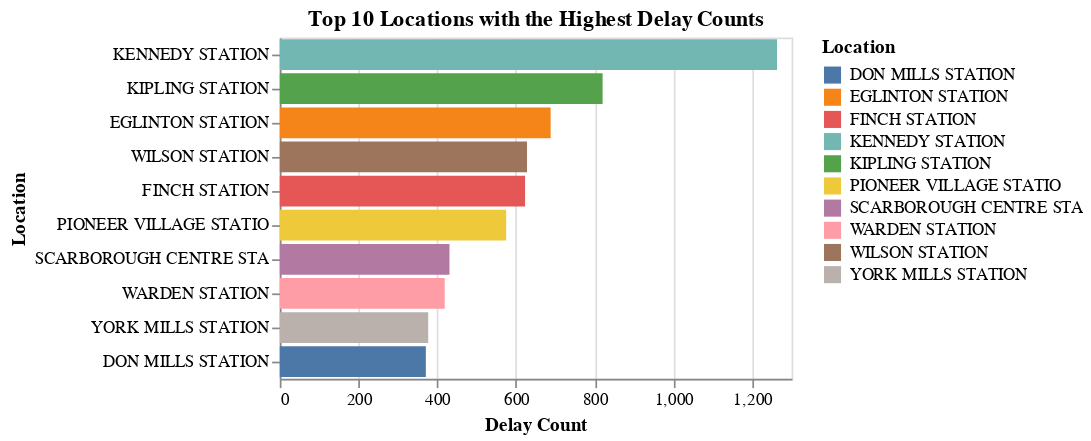

Notebook source saved alongside this figure:
### Code cell
# Create a bar chart of the top 10 locations with the highest delay counts
chart = alt.Chart(top_10_locations).mark_bar().encode(
    x=alt.X('Delay Count:Q', title='Delay Count'),
    y=alt.Y('Location:N', title='Location', sort='-x'),  # Sort by delay count (descending)
    color='Location:N'
).properties(
    title='Top 10 Locations with the Highest Delay Counts'
)

chart.show()

### Figure 1 — Vega specification as saved in the notebook (floating-point values rounded to 4 significant figures)
{"$schema": "https://vega.github.io/schema/vega/v5.json", "data": [{"name": "source_0"}, {"name": "data_0", "values": [{"Delay Count_end": 1263.0, "Delay Count_start": 0.0, "Location": "KENNEDY STATION"}, {"Delay Count_end": 820.0, "Delay Count_start": 0.0, "Location": "KIPLING STATION"}, {"Delay Count_end": 688.0, "Delay Count_start": 0.0, "Location": "EGLINTON STATION"}, {"Delay Count_end": 628.0, "Delay Count_start": 0.0, "Location": "WILSON STATION"}, {"Delay Count_end": 623.0, "Delay Count_start": 0.0, "Location": "FINCH STATION"}, {"Delay Count_end": 575.0, "Delay Count_start": 0.0, "Location": "PIONEER VILLAGE STATIO"}, {"Delay Count_end": 431.0, "Delay Count_start": 0.0, "Location": "SCARBOROUGH CENTRE STA"}, {"Delay Count_end": 419.0, "Delay Count_start": 0.0, "Location": "WARDEN STATION"}, {"Delay Count_end": 377.0, "Delay Count_start": 0.0, "Location": "YORK MILLS STATION"}, {"Delay Count_end": 371.0, "Delay Count_start": 0.0, "Location": "DON MILLS STATION"}]}, {"name": "source_0_y_domain_Location", "values": [{"Location": "KENNEDY STATION", "sort_field": 1263}, {"Location": "KIPLING STATION", "sort_field": 820}, {"Location": "EGLINTON STATION", "sort_field": 688}, {"Location": "WILSON STATION", "sort_field": 628}, {"Location": "FINCH STATION", "sort_field": 623}, {"Location": "PIONEER VILLAGE STATIO", "sort_field": 575}, {"Location": "SCARBOROUGH CENTRE STA", "sort_field": 431}, {"Location": "WARDEN STATION", "sort_field": 419}, {"Location": "YORK MILLS STATION", "sort_field": 377}, {"Location": "DON MILLS STATION", "sort_field": 371}]}, {"name": "data_0_color_domain_Location", "values": [{"Location": "KENNEDY STATION"}, {"Location": "KIPLING STATION"}, {"Location": "EGLINTON STATION"}, {"Location": "WILSON STATION"}, {"Location": "FINCH STATION"}, {"Location": "PIONEER VILLAGE STATIO"}, {"Location": "SCARBOROUGH CENTRE STA"}, {"Location": "WARDEN STATION"}, {"Location": "YORK MILLS STATION"}, {"Location": "DON MILLS STATION"}]}], "signals": [{"name": "y_step", "value": 20}, {"name": "height", "update": "bandspace(domain('y').length, 0.1, 0.05) * y_step"}], "marks": [{"type": "rect", "name": "marks", "from": {"data": "data_0"}, "encode": {"update": {"height": {"signal": "max(0.25, bandwidth('y'))"}, "fill": {"field": "Location", "scale": "color"}, "x": {"field": "Delay Count_end", "scale": "x"}, "x2": {"field": "Delay Count_start", "scale": "x"}, "y": {"field": "Location", "scale": "y"}}}, "style": ["bar"]}], "scales": [{"name": "x", "type": "linear", "domain": {"data": "data_0", "fields": ["Delay Count_start", "Delay Count_end"]}, "range": [0, {"signal": "width"}], "nice": true, "zero": true}, {"name": "y", "type": "band", "domain": {"data": "source_0_y_domain_Location", "field": "Location", "sort": {"op": "max", "field": "sort_field", "order": "descending"}}, "range": {"step": {"signal": "y_step"}}, "paddingOuter": 0.05, "paddingInner": 0.1}, {"name": "color", "type": "ordinal", "domain": {"data": "data_0_color_domain_Location", "field": "Location", "sort": true}, "range": "category"}], "axes": [{"scale": "x", "gridScale": "y", "tickCount": {"signal": "ceil(width/40)"}, "minExtent": 0, "labels": false, "grid": true, "maxExtent": 0, "zindex": 0, "orient": "bottom", "aria": false, "ticks": false, "domain": false}, {"scale": "x", "orient": "bottom", "title": "Delay Count", "grid": false, "tickCount": {"signal": "ceil(width/40)"}, "zindex": 0, "labelOverlap": true, "labelFlush": true}, {"scale": "y", "zindex": 0, "orient": "left", "grid": false, "title": "Location"}], "title": {"text": "Top 10 Locations with the Highest Delay Counts", "frame": "group"}, "style": "cell", "padding": 5, "legends": [{"fill": "color", "symbolType": "square", "title": "Location"}], "background": "white", "width": 300}
